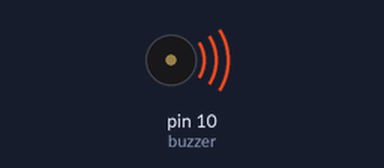
The sketch below on a simulated Arduino Uno, built with avr-gcc and run on an emulated ATmega328P. On the bench: buzzer (waves = sounding).

Above: at 0.1 s.
At 57.1 s:
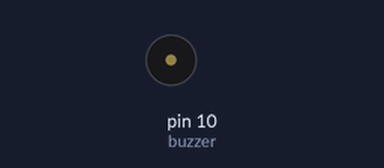
Timing chart, 0 to 58.6 s (numbered marks = the images above):
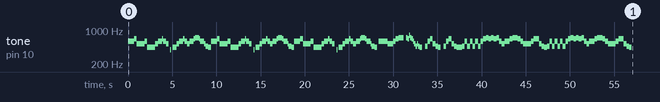

The sketch:

Play_Aasa_Kooda_on_Arduino_with_a_Passive_Buzzer.ino
```cpp
/* Play "Aasa Kooda" Theme Song
 * By Abhijith Sriram 26.07.2024
 * Youtube in Action: https://www.youtube.com/shorts/vEsOTIJJDDk
 *
 *
 * INSTRUCTION: Hook up Pin 10 to the positive side of a buzzer or a microphone, hook up
 * any resistor to the negative side of a buzzer (to limit current & volume & to protect the pin),
 * and then connect the other end of the resistor to ground pin. Upload the sketch and enjoy!
 *

 *
 * Last updated: 26.07.2024
 * ---------------------
 * Credits:

 *
 * Code inspired by Xitang Zhao
 * Link: https://github.com/xitanggg/-Pirates-of-the-Caribbean-Theme-Song/blob/master/Pirates_of_the_Caribbean_-_Theme_Song.ino
 *

 */

// Define pin 10 for buzzer, you can use any other digital pins (Pin 0-13)
const int buzzer = 10;

// Change to 0.5 for a slower version of the song, 1.25 for a faster version
const float songSpeed = 1;

// Defining frequency of each music note
#define NOTE_C4 262
#define NOTE_D4 294
#define NOTE_E4 330
#define NOTE_F4 349
#define NOTE_G4 392
#define NOTE_A4 440
#define NOTE_A45 466
#define NOTE_B4 494
#define NOTE_C5 523
#define NOTE_D5 587
#define NOTE_E5 659
#define NOTE_F5 698
#define NOTE_G5 784
#define NOTE_A5 880
#define NOTE_B5 988

// Music notes of the song, 0 is a rest/pulse
int notes[] = {
    NOTE_D5, NOTE_D5, NOTE_D5, NOTE_E5, NOTE_C5, NOTE_C5, NOTE_C5, NOTE_D5,
    NOTE_A4, NOTE_A4, NOTE_A4, NOTE_C5, NOTE_D5, NOTE_E5, NOTE_D5, NOTE_C5,
    0, NOTE_G4, 0, NOTE_A4, NOTE_A4, NOTE_C5, NOTE_D5, NOTE_E5, NOTE_D5, NOTE_C5,
    NOTE_D5, NOTE_E5, NOTE_F5, NOTE_E5, NOTE_D5, NOTE_C5, NOTE_A45, NOTE_A4,

    NOTE_D5, NOTE_D5, NOTE_D5, NOTE_E5, NOTE_C5, NOTE_C5, NOTE_C5, NOTE_D5,
    NOTE_A4, NOTE_A4, NOTE_A4, NOTE_C5, NOTE_D5, NOTE_E5, NOTE_D5, NOTE_C5,
    0, NOTE_G4, 0, NOTE_A4, NOTE_A4, NOTE_C5, NOTE_D5, NOTE_E5, NOTE_D5, NOTE_C5,
    NOTE_D5, NOTE_E5, NOTE_F5, NOTE_E5, NOTE_D5, NOTE_C5, NOTE_A45, NOTE_A4,

    NOTE_D5, NOTE_D5, NOTE_D5, NOTE_E5, NOTE_C5, NOTE_C5, NOTE_C5, NOTE_D5,
    NOTE_A4, NOTE_A4, NOTE_A4, NOTE_C5, NOTE_D5, NOTE_E5, NOTE_D5, NOTE_C5,
    0, NOTE_G4, 0, NOTE_A4, NOTE_A4, NOTE_C5, NOTE_D5, NOTE_E5, NOTE_D5, NOTE_C5,
    NOTE_D5, NOTE_E5, NOTE_F5, NOTE_E5, NOTE_D5, NOTE_C5, NOTE_A45, NOTE_A4,

    0, NOTE_D5, NOTE_D5, NOTE_D5, NOTE_D5, NOTE_C5, NOTE_C5, NOTE_D5, NOTE_E5,
    NOTE_F5, 0, NOTE_F5, NOTE_E5, NOTE_G5, NOTE_F5, NOTE_E5, NOTE_D5, NOTE_C5, NOTE_A45, NOTE_C5, NOTE_A45,
    NOTE_A4, 0, NOTE_A45, NOTE_D5, NOTE_E5, NOTE_C5, NOTE_A45, NOTE_A4,
    0, NOTE_A45, NOTE_D5, NOTE_E5, NOTE_C5, NOTE_A45, NOTE_A4, NOTE_A4,

    NOTE_A45, NOTE_D5, NOTE_A45, NOTE_D5, NOTE_A45, NOTE_D5, NOTE_A45, NOTE_D5,
    NOTE_E5, NOTE_F5, NOTE_E5, NOTE_F5, NOTE_E5, NOTE_F5,NOTE_D5, NOTE_C5,
    NOTE_D5, NOTE_E5, NOTE_F5, NOTE_E5, NOTE_D5, NOTE_C5,
    NOTE_C5, NOTE_D5, NOTE_E5, NOTE_C5, NOTE_A45, NOTE_A4,
    NOTE_A45, NOTE_D5, NOTE_A45, NOTE_D5, NOTE_A45, NOTE_D5, NOTE_A45, NOTE_D5,
    NOTE_E5, NOTE_F5, NOTE_E5, NOTE_F5, NOTE_E5, NOTE_F5,NOTE_D5, NOTE_C5,
    NOTE_D5, NOTE_E5, NOTE_F5, NOTE_E5, NOTE_D5, NOTE_C5,
    NOTE_C5, NOTE_D5, NOTE_E5, NOTE_C5, NOTE_A45, NOTE_A4,
    };

// Durations (in ms) of each music note of the song
// Quarter Note is 250 ms when songSpeed = 1.0
int durations[] = {
    300, 100, 300, 300, 450, 150, 300, 300,
    450, 150, 300, 300, 450, 150, 300, 300,
    200, 100, 150, 150, 300, 300, 450, 150, 300, 300,
    450, 150, 450, 150, 450, 150, 300, 300,

    300, 100, 300, 300, 450, 150, 300, 300,
    450, 150, 300, 300, 450, 150, 300, 300,
    200, 100, 150, 150, 300, 300, 450, 150, 300, 300,
    450, 150, 450, 150, 450, 150, 300, 300,

    300, 100, 300, 300, 450, 150, 300, 300,
    450, 150, 300, 300, 450, 150, 300, 300,
    200, 100, 150, 150, 300, 300, 450, 150, 300, 300,
    450, 150, 450, 150, 450, 150, 300, 300,

    150, 300, 150, 300, 300, 300, 300, 300, 300,
    600, 300, 150, 150, 150, 150, 150, 150, 150, 150, 150, 150,
    300, 300, 300, 300, 300, 300, 300, 300,
    300, 300, 300, 300, 300, 300, 300, 300,


    300, 300, 300, 300, 300, 300, 300, 300,
    300, 300, 300, 300, 300, 300, 300, 300,
    600, 300, 600, 300, 300, 300,
    600, 300, 600, 300, 300, 300,
    300, 300, 300, 300, 300, 300, 300, 300,
    300, 300, 300, 300, 300, 300, 300, 300,
    600, 300, 600, 300, 300, 300,
    600, 300, 600, 300, 300, 300,


    };

void setup()
{
  const int totalNotes = sizeof(notes) / sizeof(int);
  // Loop through each note
  for (int i = 0; i < totalNotes; i++)
  {
    const int currentNote = notes[i];
    float wait = durations[i] / songSpeed;
    // Play tone if currentNote is not 0 frequency, otherwise pause (noTone)
    if (currentNote != 0)
    {
      tone(buzzer, notes[i], wait); // tone(pin, frequency, duration)
    }
    else
    {
      noTone(buzzer);
    }
    // delay is used to wait for tone to finish playing before moving to next loop
    delay(wait);
  }
}

void loop()
{
  // Nothing in loop. Music only plays once.
  // You can click reset on Arduino to replay the song.
}
```
